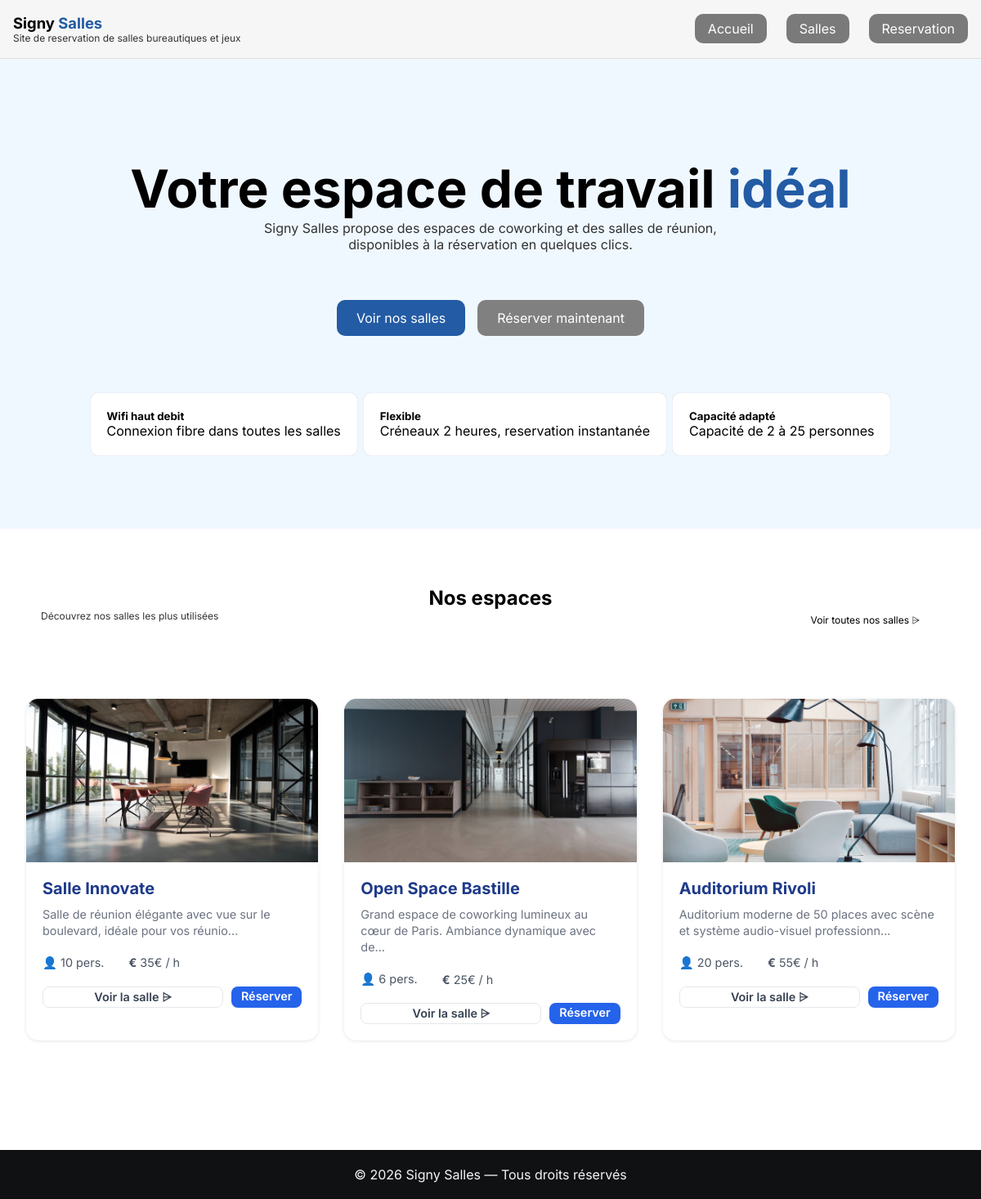
The page / on the database its author committed.
### tables this page shows
CREATE TABLE `salle` (
    `id_salle` INT(11) NOT NULL AUTO_INCREMENT,
    `nom` VARCHAR(100) NOT NULL,
    `capacite` INT(11) NOT NULL,
    `prix` DECIMAL(10,2) NOT NULL,
    `description` TEXT,
    `equipements` TEXT,
    `image` VARCHAR(255),
    `disponibilité` TINYINT(1) DEFAULT 1,
    PRIMARY KEY (`id_salle`)
);

### index.php (the view, shortened to what this page needs)
<?php
require_once 'config/database.php';
$stmt  = $pdo->query('SELECT * FROM salle LIMIT 3');
$salles = $stmt->fetchAll(PDO::FETCH_ASSOC);
require_once 'config/header.php';
?>
<main>
    <section class="hero_1">
        <div class="container2">
            <div class="father">
                <div class="jesaispas1">
                    <div class="titre_presentation">
                        <h1>Votre espace de travail <span class="blue">idéal</span></h1>
                        <p>Signy Salles propose des espaces de coworking et des salles de réunion,<br> disponibles à la réservation en quelques clics.</p>
                    </div>
                    <div class="voir_reserve">
                        <a href="Salle.php" class="voir1">Voir nos salles</a>
                        <a href="reservation.php" class="voir2">Réserver maintenant</a>
                    </div>
                </div>
                <div class="presentation">
                    <div class="just">
                        <h5>Wifi haut debit</h5>
                        <p>Connexion fibre dans toutes les salles</p>
                    </div>
                    <div class="just">
                        <h5>Flexible</h5>
                        <p>Créneaux 2 heures, reservation instantanée</p>
                    </div>
                    <div class="just">
                        <h5>Capacité adapté</h5>
                        <p>Capacité de 2 à 25 personnes</p>
                    </div>
                </div>
            </div>
        </div>
    </section>
    <section class="hero_body">
        <div class="container3">
            <h1 style="text-align: center;">Nos espaces</h1>
            <div class="first_bar">
                <p class="desc">Découvrez nos salles les plus utilisées</p>
                <a href="Salle.php" class="jsp">Voir toutes nos salles ⩥</a>
            </div>
            <div class="grid-grille">
                <?php foreach ($salles as $salle) : ?>
                <div class="card">
                    <div class="image-container">
                        <img src="Img/<?= htmlspecialchars($salle['image']) ?>"
                             alt="<?= htmlspecialchars($salle['nom']) ?>">
                    </div>
                    <div class="contenu">
                        <h4><?= htmlspecialchars($salle['nom']) ?></h4>
                        <p class="desc-texte">
                            <?= htmlspecialchars(substr($salle['description'], 0, 80)) ?>...
                        </p>
                        <div class="infos-ligne">
                            <p class="info-item">👤 <?= (int)$salle['capacite'] ?> pers.</p>
                            <p class="info-prix"><strong>€</strong> <?= number_format($salle['prix'], 0) ?>€ / h</p>
                        </div>
                        <div class="actions">
                            <a href="DetailSalle.php?id=<?= (int)$salle['id_salle'] ?>" class="btn-voir">Voir la salle ⩥</a>
                            <a href="Reservation.php?id=<?= (int)$salle['id_salle'] ?>" class="btn-reserver">Réserver</a>
                        </div>
                    </div>
                </div>
                <?php endforeach; ?>
            </div>
        </div>
    </section>
</main>
<?php require_once 'config/footer.php'; ?>

### css/style.css (style rules this page uses)
* { box-sizing: border-box; margin: 0; padding: 0; font-family: 'Inter', sans-serif; }
.blue { color:hsl(214 ,65% ,39%); }
.container2 { max-width: 1200px; margin: 0 auto; padding: 70px 0; display: flex; justify-content: center; }
.container3 { max-width: 1200px; margin: 0 auto; padding: 70px 0; }
.desc { font-size: clamp(0.75rem, 0.90vw, 1rem); color: rgb(0, 0, 0); opacity: 0.8; }
.hero_1 { background-color: aliceblue; }
.father { width: 100%; display: flex; flex-direction: column; align-items: center; }
.jesaispas1 { width: 100%; padding: 50px; display: flex; flex-direction: column; align-items: center; text-align: center; gap: 3rem; }
.titre_presentation h1 { font-size: 4rem; }
.titre_presentation p { color: black; opacity: 0.8; }
.voir_reserve { display: flex; gap: 15px; margin-top: 10px; }
.voir_reserve a { display: inline-block; text-decoration: none; color: white; padding: 12px 24px; border-radius: 10px; transition: all 0.3s ease-out; white-space: nowrap; }
.voir1 { background-color: hsl(214 ,65% ,39%) }
.voir2 { background-color: gray; }
.first_bar { display: flex; justify-content: space-between; flex-wrap: wrap; padding-left: 50px; padding-right: 55px; padding-bottom: 20px; }
.grid-grille { display: grid; grid-template-columns: repeat(auto-fit, minmax(280px, 1fr)); gap: 2rem; padding: 4rem 2rem; max-width: 1200px; margin: 0 auto; }
.jsp { font-size: clamp(0.75rem, 0.90vw, 1rem); text-decoration: none; border-radius: 10px; padding-left: 20px; padding-right: 20px; padding-bottom: 5px; padding-top: 5px; color: black; }
.card { max-width: 380px; background: white; border-radius: 15px; overflow: hidden; box-shadow: 0 1px 4px rgba(0, 0, 0, 0.1); font-family: sans-serif; transition: all 100ms linear; }
.image-container { position: relative; height: 200px; }
.image-container img { width: 100%; height: 100%; object-fit: cover; }
.contenu { padding: 20px; }
.contenu h4 { margin: 0 0 10px 0; color: #1e3a8a; font-size: 1.25rem; }
.desc-texte { font-size: 0.9rem; color: #6b7280; line-height: 1.4; margin-bottom: 20px; }
.infos-ligne { display: flex; justify-content: flex-start; gap: 30px; margin-bottom: 20px; align-items: center; }
.info-item, .info-prix { margin: 0; font-size: 0.9rem; color: #4b5563; }
.actions { display: flex; gap: 10px; }
.actions a { text-decoration: none; padding: 3px 10px; border-radius: 8px; font-size: 0.9rem; font-weight: 600; text-align: center; transition: 0.2s; }
.btn-voir { flex: 3; border: 1px solid #e5e7eb; color: #374151; font-size: clamp(30rem,1.30vw,1rem); }
.btn-reserver { flex: 1; background: #2563eb; color: white; }
.presentation { display: flex; gap: 0.5rem; justify-content: center; padding: 20px; }
.just { background-color: rgb(255, 255, 255); padding: 20px; border-radius: 8px; box-shadow: 0px 0px 1px rgb(182, 182, 182); transition: all 0.2s ease-in-out; }

### rows shown on the page
salle: image (picture), nom "Salle Innovate", description "Salle de réunion élégante avec vue sur le boulevard, idéale pour vos réunio", capacite "10", prix "35"
salle: image (picture), nom "Open Space Bastille", description "Grand espace de coworking lumineux au cœur de Paris. Ambiance dynamique avec de", capacite "6", prix "25"
salle: image (picture), nom "Auditorium Rivoli", description "Auditorium moderne de 50 places avec scène et système audio-visuel professionn", capacite "20", prix "55"
